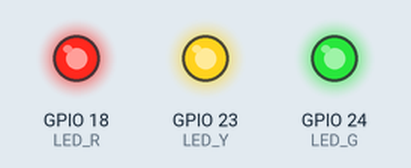
This program was run on a simulated Raspberry Pi (BCM pin numbers). Shown: output pins drawn as LEDs (lit = HIGH). At 9.5 s the program stops and its outputs stay as they are.

Above: at 0.1 s.
At 2.1 s:
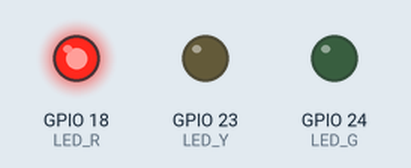
At 3.6 s:
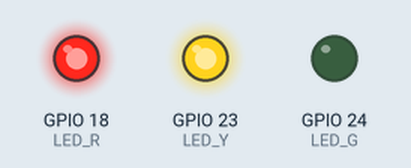
At 9.6 s:
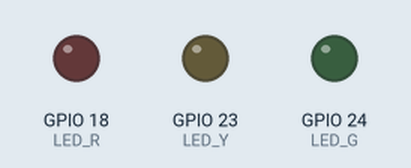
Timing chart, 0 to 11.0 s (numbered marks = the images above):
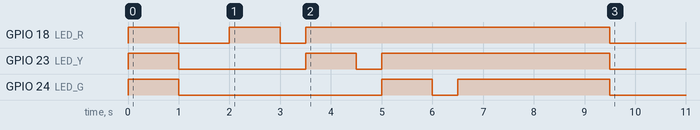

Measured:
- by itself, GPIO 18 (LED_R): goes HIGH 1.0 s, LOW 1.0 s, HIGH 1.0 s, LOW 0.50 s, HIGH 6.0 s, then LOW
- by itself, GPIO 23 (LED_Y): goes HIGH 1.0 s, LOW 2.5 s, HIGH 1.0 s, LOW 0.50 s, HIGH 4.5 s, then LOW
- by itself, GPIO 24 (LED_G): goes HIGH 1.0 s, LOW 4.0 s, HIGH 1.0 s, LOW 0.50 s, HIGH 3.0 s, then LOW

The program:

gpio_bcm_test.py
```python
#! /usr/bin/python3.9
import sys
import time
# Import package
import RPi.GPIO as GPIO

cpio_channels=[4,5,6,12,13,16,17,18,19,20,21,22,23,24,25,26,27]# base channels

# Define Variables
# BOARD Mode
# to use Raspberry Pi board pin numbers
# GPIO.setmode(GPIO.BOARD)
# LED_R = 12
# LED_Y = 16
# LED_G = 18


# BCM Mode
GPIO.setmode(GPIO.BCM)
LED_R = 18
LED_Y = 23
LED_G = 24

# set up the GPIO channels - output
GPIO.setup(LED_R, GPIO.OUT)
GPIO.setup(LED_Y, GPIO.OUT)
GPIO.setup(LED_G, GPIO.OUT)

GPIO.output(LED_R,GPIO.HIGH)
GPIO.output(LED_Y,GPIO.HIGH)
GPIO.output(LED_G,GPIO.HIGH)
time.sleep(1.0)
GPIO.output(LED_R,GPIO.LOW)
GPIO.output(LED_Y,GPIO.LOW)
GPIO.output(LED_G,GPIO.LOW)
time.sleep(1.0)

try:

    GPIO.output(LED_R,GPIO.HIGH)
    time.sleep(1.0)
    GPIO.output(LED_R,GPIO.LOW)
    time.sleep(0.5)
    GPIO.output(LED_R,GPIO.HIGH)
    GPIO.output(LED_Y,GPIO.HIGH)
    time.sleep(1.0)
    GPIO.output(LED_Y,GPIO.LOW)
    time.sleep(0.5)
    GPIO.output(LED_Y,GPIO.HIGH)
    GPIO.output(LED_G,GPIO.HIGH)
    time.sleep(1.0)
    GPIO.output(LED_G,GPIO.LOW)
    time.sleep(0.5)
    GPIO.output(LED_G,GPIO.HIGH)
    time.sleep(3.0)
except KeyboardInterrupt:
    # here you put any code you want to run before the program
    # exits when you press CTRL+C
    GPIO.cleanup()
finally:
    GPIO.cleanup() # this ensures a clean exit  
```
